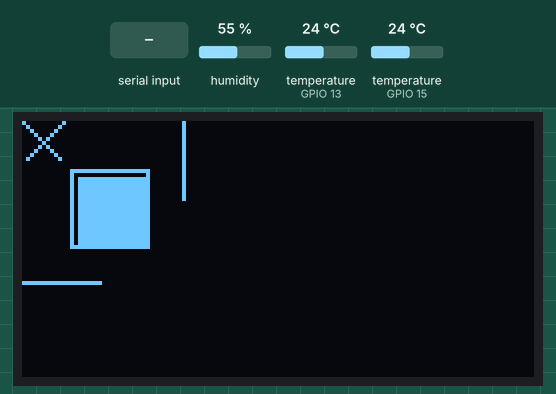
Recording of a sketch running on a simulated ESP32. Shown: 128×64 one-colour display. The test bench sets the inputs (shaded band); at power-on: temperature (sensors on GPIO 15, GPIO 13) 24 °C, humidity 55 %. WiFi joins after 1.5 s; servers stay silent unless stated; what the sketch prints to the serial monitor is not drawn. At 87.8 s the program restarts the board; the recording ends there.

Above: at 12.4 s.
At 15.8 s:
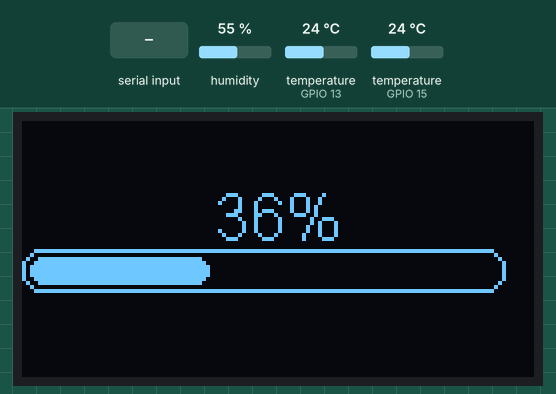
15.9 s: temperature (sensor on GPIO 15) set to 12 °C
At 20.0 s:
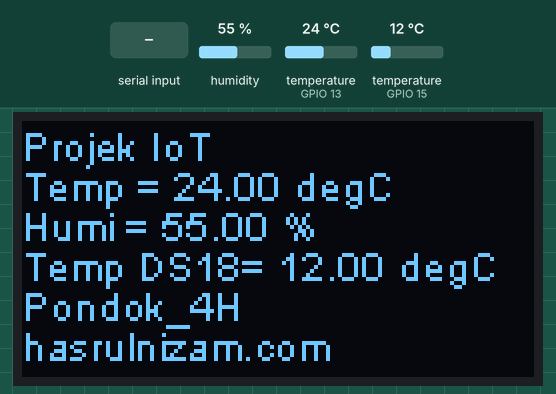
28.8 s: humidity set to 22 %
At 37.5 s:
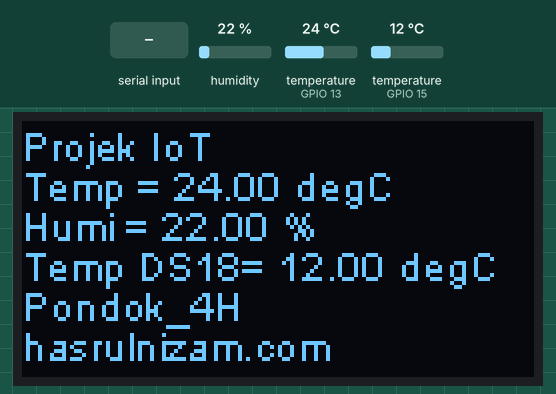
41.7 s: temperature (sensor on GPIO 13) set to 12 °C
At 54.9 s:
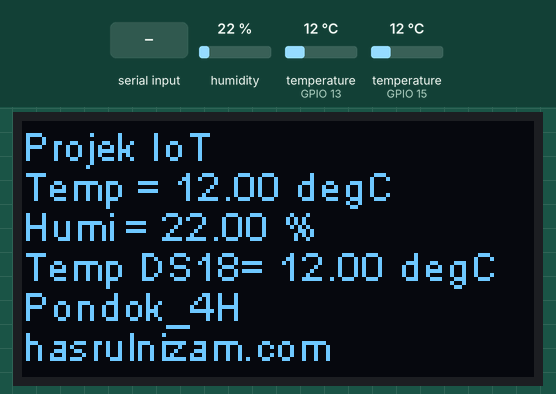

Measured:
- what the display in image 0 shows lasts 1.0 s, from 12.4 s to 13.4 s
- what the display in image 2 shows lasts 5.0 s, from 19.6 s to 24.6 s

The sketch:

08_OLED_DHT_DS18B20.ino
```cpp
#define DHTPin    13
#define  DS18S20_Pin  15
#include <OneWire.h>
#include <DallasTemperature.h>
#include <DHT.h>
#include <WiFi.h>
#include <ESPmDNS.h>
#include <WiFiUdp.h>
#include <DNSServer.h>
#include <WebServer.h>
#include <WiFiManager.h>
#include <SSD1306.h>

OneWire oneWire(DS18S20_Pin);
DallasTemperature sensors(&oneWire);

DHT dht(DHTPin,DHT22);
float t,h,temperature,humidity,tempds;
char data;
int progress;
unsigned long int timer;

WiFiManager wifiManager;
SSD1306  display(0x3c,21,22); //(ADDRESS,SDA,SCL)

void setup()
{
  Serial.begin(115200);
  sensors.begin();
  dht.begin();
  display.init();
  display.flipScreenVertically();
  display.setFont(ArialMT_Plain_24);
  display.setTextAlignment(TEXT_ALIGN_CENTER);
  display.drawString(64, 0,"START");
  display.display();

  wifiManager.setAPCallback(configModeCallback);
  wifiManager.setTimeout(180);
  if(!wifiManager.autoConnect("ESP32-Ijam"))
  {
    Serial.println("failed to connect and hit timeout");
  }
  else
  {
    Serial.println("Successfully connected");
  }

  Serial.print("IP address: ");
  Serial.println(WiFi.localIP());
  Serial.println();
}

void loop()
{
  if(Serial.available())
  {
    data=Serial.read();
    if(data=='1')
    {
      WiFi.disconnect(false,true);
      Serial.println("Reset wifi setting and restart");
      wifiManager.resetSettings();
      ESP.restart();
    }
  }
//===========Temp DS18B20==================
  sensors.requestTemperatures();
  tempds=sensors.getTempCByIndex(0);

  if(millis()-timer>=1000)
  {
    timer=millis();
    Serial.println("Temp DS18= "+String(tempds)+" degC");
  }
  delay(1);

//===========Temp & humidity==================
  t=dht.readTemperature();
  h=dht.readHumidity();
  if(!isnan(t) && !isnan(h))
  {
    temperature = t;
    humidity = h;
  }

  if(millis()-timer>=1000)
  {
    timer=millis();
    Serial.println("Temperature="+String(temperature)+"degC Humidity="+String(humidity)+"%");
  }

  //===============OLED Display======================
  delay(1);
  display.clear();
  display.setFont(ArialMT_Plain_10);
  display.setTextAlignment(TEXT_ALIGN_LEFT);
  display.drawString(0, 0,"Projek IoT");
  display.drawString(0,10,"Temp = "+String(temperature)+" degC");
  display.drawString(0,20,"Humi = "+String(humidity)+" %");
  display.drawString(0,30,"Temp DS18= "+String(tempds)+" degC");
  display.drawString(0,40,"Pondok_4H");
  display.drawString(0,50,"hasrulnizam.com");
  display.display();
  delay(5000);

  timer=millis();
  while(millis()-timer<=5000)
  {
    display.clear();
    display.setFont(ArialMT_Plain_16);
    display.setTextAlignment(TEXT_ALIGN_CENTER);
    display.drawString(64, 0,"IP Address");
    display.drawString(64,15, WiFi.localIP().toString());
    display.drawString(64,30,"millis()");
    display.drawString(64,45, String(millis()));
    display.display();
    delay(10);
  }

  display.clear();
  drawRectDemo();
  delay(1000);

  display.clear();
  drawCircleDemo();
  delay(1000);

  for(progress=0;progress<=100;progress++)
  {
    display.clear();
    drawProgressBarDemo();
    delay(20);
  }
  delay(1000);
}

void configModeCallback (WiFiManager *myWiFiManager)
{
  Serial.println("Entered config mode");
  Serial.println(WiFi.softAPIP());
  Serial.println(myWiFiManager->getConfigPortalSSID());
  display.clear();
  display.setFont(ArialMT_Plain_10);
  display.setTextAlignment(TEXT_ALIGN_CENTER);
  display.drawString(64, 0,"Entered config mode");
  display.drawString(64,30,myWiFiManager->getConfigPortalSSID());
  display.drawString(64,45,WiFi.softAPIP().toString());
  display.display();
}

void drawRectDemo()
{
      // Draw a pixel at given position
    for (int i = 0; i < 10; i++) {
      display.setPixel(i, i);
      display.setPixel(10 - i, i);
    }
    display.drawRect(12, 12, 20, 20);

    // Fill the rectangle
    display.fillRect(14, 14, 17, 17);

    // Draw a line horizontally
    display.drawHorizontalLine(0, 40, 20);

    // Draw a line horizontally
    display.drawVerticalLine(40, 0, 20);
    display.display();
}

void drawCircleDemo()
{
  for (int i=1; i < 8; i++) {
    display.setColor(WHITE);
    display.drawCircle(32, 32, i*3);
    if (i % 2 == 0) {
      display.setColor(BLACK);
    }
    display.fillCircle(96, 32, 32 - i* 3);
  }
  display.display();
}

void drawProgressBarDemo()
{
  // draw the progress bar
  display.drawProgressBar(0, 32, 120, 10, progress);

  // draw the percentage as String
  display.setTextAlignment(TEXT_ALIGN_CENTER);
  display.drawString(64, 15, String(progress) + "%");
  display.display();
}
```
